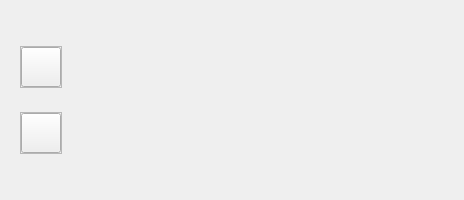
<?xml version="1.0" encoding="UTF-8"?>
<ui version="4.0">
 <class>DeviceBrowser</class>
 <widget class="QWidget" name="DeviceBrowser">
  <property name="geometry">
   <rect>
    <x>0</x>
    <y>0</y>
    <width>464</width>
    <height>200</height>
   </rect>
  </property>
  <property name="sizePolicy">
   <sizepolicy hsizetype="Maximum" vsizetype="Maximum">
    <horstretch>0</horstretch>
    <verstretch>0</verstretch>
   </sizepolicy>
  </property>
  <property name="minimumSize">
   <size>
    <width>0</width>
    <height>0</height>
   </size>
  </property>
  <property name="windowTitle">
   <string>Form</string>
  </property>
  <layout class="QHBoxLayout" name="horizontalLayout">
   <property name="spacing">
    <number>0</number>
   </property>
   <property name="leftMargin">
    <number>20</number>
   </property>
   <property name="topMargin">
    <number>0</number>
   </property>
   <property name="rightMargin">
    <number>0</number>
   </property>
   <property name="bottomMargin">
    <number>0</number>
   </property>
   <item>
    <layout class="QVBoxLayout" name="verticalLayout">
     <property name="spacing">
      <number>24</number>
     </property>
     <item>
      <spacer name="verticalSpacer_2">
       <property name="orientation">
        <enum>Qt::Vertical</enum>
       </property>
       <property name="sizeHint" stdset="0">
        <size>
         <width>0</width>
         <height>0</height>
        </size>
       </property>
      </spacer>
     </item>
     <item>
      <widget class="QFrame" name="containerHome">
       <property name="sizePolicy">
        <sizepolicy hsizetype="Preferred" vsizetype="Fixed">
         <horstretch>0</horstretch>
         <verstretch>0</verstretch>
        </sizepolicy>
       </property>
       <property name="minimumSize">
        <size>
         <width>0</width>
         <height>0</height>
        </size>
       </property>
       <property name="frameShape">
        <enum>QFrame::StyledPanel</enum>
       </property>
       <property name="frameShadow">
        <enum>QFrame::Raised</enum>
       </property>
       <layout class="QVBoxLayout" name="verticalLayout_4">
        <property name="leftMargin">
         <number>0</number>
        </property>
        <property name="topMargin">
         <number>0</number>
        </property>
        <property name="rightMargin">
         <number>0</number>
        </property>
        <property name="bottomMargin">
         <number>0</number>
        </property>
        <item>
         <widget class="QPushButton" name="btnHome">
          <property name="maximumSize">
           <size>
            <width>40</width>
            <height>40</height>
           </size>
          </property>
          <property name="styleSheet">
           <string notr="true">QPushButton {height: 40px;width: 40px;border-width: 0px;}</string>
          </property>
          <property name="text">
           <string/>
          </property>
          <property name="icon">
           <iconset>
            <normalon>:/gui/icons/launcher_home.svg</normalon>
           </iconset>
          </property>
          <property name="iconSize">
           <size>
            <width>40</width>
            <height>40</height>
           </size>
          </property>
          <property name="checkable">
           <bool>true</bool>
          </property>
          <property name="checked">
           <bool>false</bool>
          </property>
          <property name="blue_button" stdset="0">
           <bool>true</bool>
          </property>
         </widget>
        </item>
       </layout>
      </widget>
     </item>
     <item>
      <widget class="QFrame" name="containerAdd">
       <property name="sizePolicy">
        <sizepolicy hsizetype="Preferred" vsizetype="Fixed">
         <horstretch>0</horstretch>
         <verstretch>0</verstretch>
        </sizepolicy>
       </property>
       <property name="minimumSize">
        <size>
         <width>0</width>
         <height>0</height>
        </size>
       </property>
       <property name="frameShape">
        <enum>QFrame::StyledPanel</enum>
       </property>
       <property name="frameShadow">
        <enum>QFrame::Raised</enum>
       </property>
       <layout class="QVBoxLayout" name="verticalLayout_3">
        <property name="leftMargin">
         <number>0</number>
        </property>
        <property name="topMargin">
         <number>0</number>
        </property>
        <property name="rightMargin">
         <number>0</number>
        </property>
        <property name="bottomMargin">
         <number>0</number>
        </property>
        <item>
         <widget class="QPushButton" name="btnAdd">
          <property name="maximumSize">
           <size>
            <width>40</width>
            <height>40</height>
           </size>
          </property>
          <property name="styleSheet">
           <string notr="true">QPushButton {height: 40px;width: 40px;border-width: 0px;}</string>
          </property>
          <property name="text">
           <string/>
          </property>
          <property name="icon">
           <iconset>
            <normalon>:/gui/icons/launcher_add.svg</normalon>
           </iconset>
          </property>
          <property name="iconSize">
           <size>
            <width>40</width>
            <height>40</height>
           </size>
          </property>
          <property name="checkable">
           <bool>true</bool>
          </property>
          <property name="blue_button" stdset="0">
           <bool>true</bool>
          </property>
         </widget>
        </item>
       </layout>
      </widget>
     </item>
     <item>
      <spacer name="verticalSpacer_3">
       <property name="orientation">
        <enum>Qt::Vertical</enum>
       </property>
       <property name="sizeHint" stdset="0">
        <size>
         <width>0</width>
         <height>0</height>
        </size>
       </property>
      </spacer>
     </item>
    </layout>
   </item>
   <item>
    <spacer name="horizontalSpacer_2">
     <property name="orientation">
      <enum>Qt::Horizontal</enum>
     </property>
     <property name="sizeType">
      <enum>QSizePolicy::Fixed</enum>
     </property>
     <property name="sizeHint" stdset="0">
      <size>
       <width>24</width>
       <height>0</height>
      </size>
     </property>
    </spacer>
   </item>
   <item>
    <widget class="QWidget" name="wDeviceBrowserMenu" native="true">
     <property name="sizePolicy">
      <sizepolicy hsizetype="Maximum" vsizetype="Maximum">
       <horstretch>0</horstretch>
       <verstretch>0</verstretch>
      </sizepolicy>
     </property>
     <property name="minimumSize">
      <size>
       <width>0</width>
       <height>0</height>
      </size>
     </property>
    </widget>
   </item>
   <item>
    <spacer name="horizontalSpacer">
     <property name="orientation">
      <enum>Qt::Horizontal</enum>
     </property>
     <property name="sizeHint" stdset="0">
      <size>
       <width>40</width>
       <height>20</height>
      </size>
     </property>
    </spacer>
   </item>
   <item>
    <layout class="QVBoxLayout" name="verticalLayout_2">
     <property name="leftMargin">
      <number>0</number>
     </property>
     <item>
      <spacer name="verticalSpacer">
       <property name="orientation">
        <enum>Qt::Vertical</enum>
       </property>
       <property name="sizeHint" stdset="0">
        <size>
         <width>20</width>
         <height>40</height>
        </size>
       </property>
      </spacer>
     </item>
    </layout>
   </item>
  </layout>
 </widget>
 <resources/>
 <connections/>
</ui>
